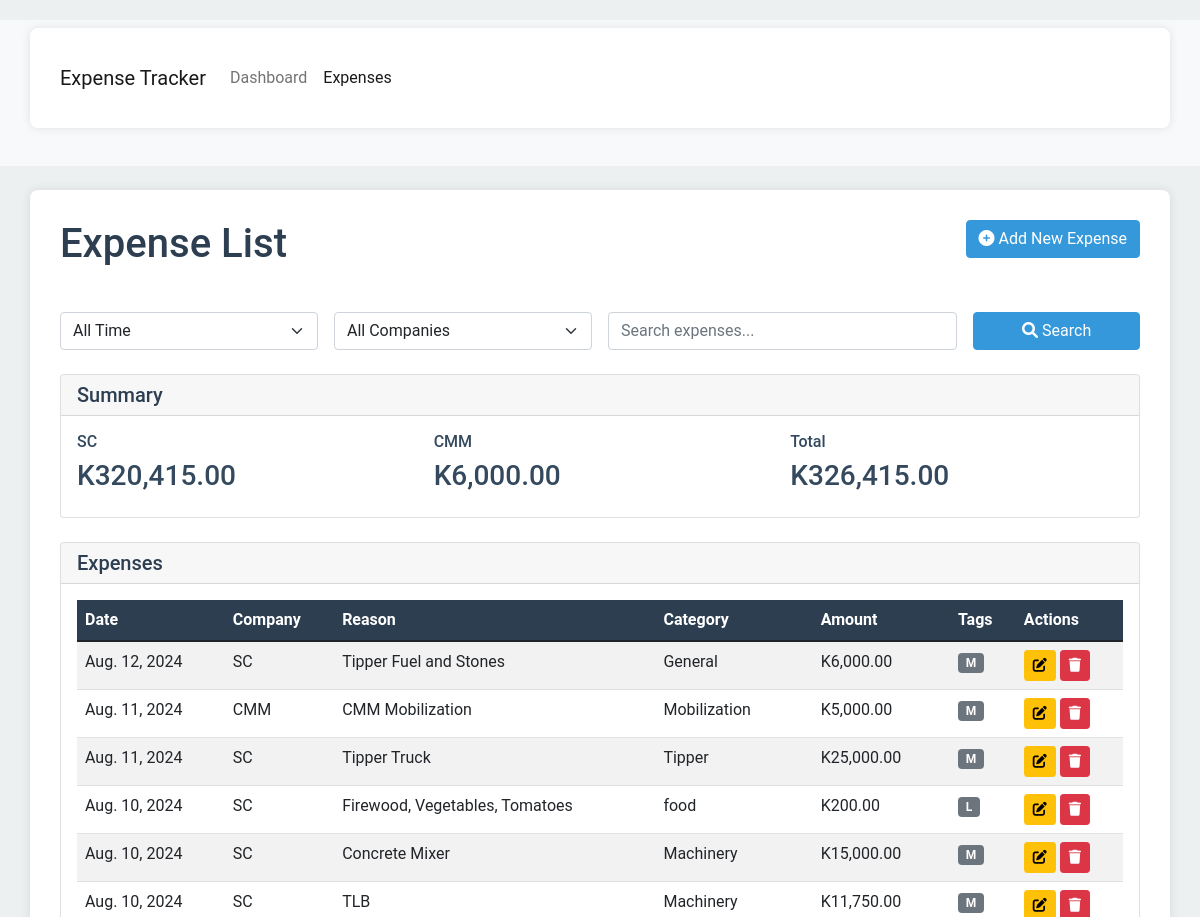
Page /expenses/ (upper part) on the earlier database version.
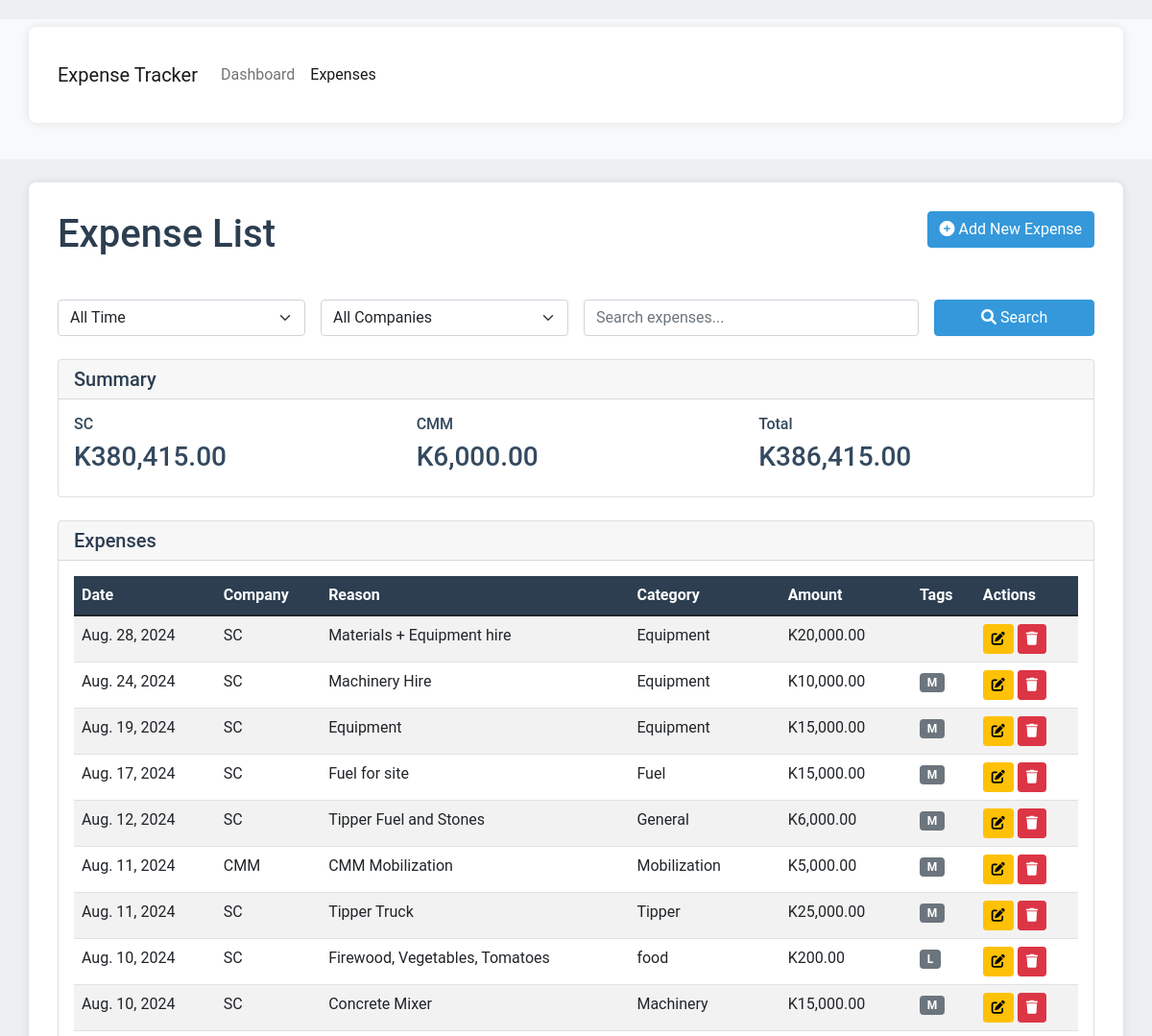
Same page on the later database version.
### finances/models.py (models this page shows, shortened)
class Expense(models.Model):
    COMPANY_CHOICES = [
        ('SC', 'SC'),
        ('CMM', 'CMM'),
    ]
    date = models.DateField()
    company = models.CharField(max_length=3, choices=COMPANY_CHOICES)
    reason = models.TextField()
    category = models.CharField(max_length=100)
    amount = models.DecimalField(max_digits=10, decimal_places=2)
    tags = models.ManyToManyField(Tag, blank=True)

class Tag(models.Model):
    name = models.CharField(max_length=50, unique=True)

### finances/views.py (the view)
# urls.py: path('expenses/', views.expense_list, name='expense_list'),
def expense_list(request):
    expenses = Expense.objects.all().order_by('-date')
    filter_type = request.GET.get('filter', 'all')
    company = request.GET.get('company', 'all')
    search_query = request.GET.get('search', '')
    today = timezone.now().date()
    if filter_type == 'daily':
        expenses = expenses.filter(date=today)
    elif filter_type == 'weekly':
        week_ago = today - timedelta(days=7)
        expenses = expenses.filter(date__gte=week_ago)
    elif filter_type == 'monthly':
        month_ago = today - timedelta(days=30)
        expenses = expenses.filter(date__gte=month_ago)
    if company != 'all':
        expenses = expenses.filter(company=company)
    if search_query:
        expenses = expenses.filter(
            Q(reason__icontains=search_query) |
            Q(category__icontains=search_query) |
            Q(company__icontains=search_query)
        )
    summaries = calculate_summaries(expenses)
    context = {
        'expenses': expenses,
        'summaries': summaries,
        'filter_type': filter_type,
        'company': company,
    }
    return render(request, 'finances/expense_list.html', context)

### finances/utils.py (called while the page is built)
def calculate_summaries(queryset):
    summaries = {
        'SC': queryset.filter(company='SC').aggregate(Sum('amount'))['amount__sum'] or 0,
        'CMM': queryset.filter(company='CMM').aggregate(Sum('amount'))['amount__sum'] or 0,
    }
    summaries['Total'] = summaries['SC'] + summaries['CMM']
    return summaries

### templates/finances/expense_list.html (shortened to what this page needs)
{% extends 'finances/base.html' %}
{% load humanize %}
{% block content %}
<div class="row mb-4">
    <div class="col-md-6">
        <h1>Expense List</h1>
    </div>
    <div class="col-md-6 text-end">
        <a href="{% url 'add_expense' %}" class="btn btn-primary">
            <i class="fas fa-plus-circle"></i> Add New Expense
        </a>
    </div>
</div>
<form method="get" class="mb-4">
    <div class="row g-3">
        <div class="col-md-3">
            <select name="filter" class="form-select">
                <option value="all" {% if filter_type == 'all' %}selected{% endif %}>All Time</option>
            </select>
        </div>
        <div class="col-md-3">
            <select name="company" class="form-select">
                <option value="all" {% if company == 'all' %}selected{% endif %}>All Companies</option>
            </select>
        </div>
        <div class="col-md-4">
            <input type="text" name="search" class="form-control" placeholder="Search expenses..." value="{{ request.GET.search }}">
        </div>
        <div class="col-md-2">
            <button type="submit" class="btn btn-primary w-100">
                <i class="fas fa-search"></i> Search
            </button>
        </div>
    </div>
</form>
<div class="card mb-4">
    <div class="card-header">
        <h2 class="card-title h5 mb-0">Summary</h2>
    </div>
    <div class="card-body">
        <div class="row">
            <div class="col-md-4">
                <h6>SC</h6>
                <p class="h3">K{{ summaries.SC|floatformat:2|intcomma }}</p>
            </div>
            <div class="col-md-4">
                <h6>CMM</h6>
                <p class="h3">K{{ summaries.CMM|floatformat:2|intcomma }}</p>
            </div>
            <div class="col-md-4">
                <h6>Total</h6>
                <p class="h3">K{{ summaries.Total|floatformat:2|intcomma }}</p>
            </div>
        </div>
    </div>
</div>
<div class="card">
    <div class="card-header">
        <h2 class="card-title h5 mb-0">Expenses</h2>
    </div>
    <div class="card-body">
        <div class="table-responsive">
            <table class="table table-striped table-hover">
                <thead>
                    <tr>
                        <th>Date</th>
                        <th>Company</th>
                        <th>Reason</th>
                        <th>Category</th>
                        <th>Amount</th>
                        <th>Tags</th>
                        <th>Actions</th>
                    </tr>
                </thead>
                <tbody>
                    {% for expense in expenses %}
                    <tr>
                        <td>{{ expense.date }}</td>
                        <td>{{ expense.get_company_display }}</td>
                        <td>{{ expense.reason }}</td>
                        <td>{{ expense.category }}</td>
                        <td>K{{ expense.amount|floatformat:2|intcomma }}</td>
                        <td>
                            {% for tag in expense.tags.all %}
                            <span class="badge bg-secondary">{{ tag.name }}</span>
                            {% endfor %}
                        </td>
                        <td>
                            <a href="{% url 'edit_expense' expense.id %}" class="btn btn-sm btn-warning">
                                <i class="fas fa-edit"></i>
                            </a>
                            <a href="{% url 'delete_expense' expense.id %}" class="btn btn-sm btn-danger">
                                <i class="fas fa-trash"></i>
                            </a>
                        </td>
                    </tr>
                    {% empty %}
                    <tr>
                        <td colspan="7" class="text-center">No expenses found.</td>
                    </tr>
                    {% endfor %}
                </tbody>
            </table>
        </div>
    </div>
</div>
{% endblock %}

### templates/finances/base.html (shortened to what this page needs)
<!DOCTYPE html>
<html lang="en">
<head>
    <link href="https://cdn.jsdelivr.net/npm/bootstrap@5.1.3/dist/css/bootstrap.min.css" rel="stylesheet">
    <link href="https://cdnjs.cloudflare.com/ajax/libs/font-awesome/6.0.0-beta3/css/all.min.css" rel="stylesheet">
    <link href="https://cdn.jsdelivr.net/npm/bootstrap-tagsinput@0.8.0/dist/bootstrap-tagsinput.css" rel="stylesheet">
</head>
<body>
    <nav class="navbar navbar-expand-lg navbar-light bg-light mb-4">
        <div class="container">
            <a class="navbar-brand" href="{% url 'dashboard' %}">Expense Tracker</a>
            <div class="collapse navbar-collapse" id="navbarNav">
                <ul class="navbar-nav">
                    <li class="nav-item">
                        <a class="nav-link {% if request.resolver_match.url_name == 'dashboard' %}active{% endif %}" href="{% url 'dashboard' %}">Dashboard</a>
                    </li>
                    <li class="nav-item">
                        <a class="nav-link {% if request.resolver_match.url_name == 'expense_list' %}active{% endif %}" href="{% url 'expense_list' %}">Expenses</a>
                    </li>
                </ul>
            </div>
        </div>
    </nav>
    <div class="container">
        {% block content %}{% endblock %}
    </div>
</body>
</html>

### templates/finances/base.html (style rules this page uses)
:root { --primary-color: #3498db; --secondary-color: #2c3e50; --background-color: #ecf0f1; --text-color: #34495e; }
body { font-family: 'Roboto', sans-serif; background-color: var(--background-color); color: var(--text-color); padding-top: 20px; }
.container { background-color: #ffffff; border-radius: 8px; box-shadow: 0 0 10px rgba(0, 0, 0, 0.1); padding: 30px; margin-bottom: 30px; }
h1, h2, h3 { color: var(--secondary-color); margin-bottom: 20px; }
.btn-primary { background-color: var(--primary-color); border-color: var(--primary-color); }
.table { background-color: #ffffff; }
.table thead th { background-color: var(--secondary-color); color: #ffffff; }

Differences in the rows shown:
no longer on this page (row unchanged): Expense: date "Aug. 10, 2024", company "SC", reason "TLB", category "Machinery", amount "11,750.00", Tag (name "M")
added Expense: date "Aug. 28, 2024", company "SC", reason "Materials + Equipment hire", category "Equipment", amount "20,000.00"
added Expense: date "Aug. 24, 2024", company "SC", reason "Machinery Hire", category "Equipment", amount "10,000.00", Tag (name "M")
added Expense: date "Aug. 19, 2024", company "SC", reason "Equipment", category "Equipment", amount "15,000.00", Tag (name "M")
added Expense: date "Aug. 17, 2024", company "SC", reason "Fuel for site", category "Fuel", amount "15,000.00", Tag (name "M")
Other differences:
{{ summaries.SC|floatformat:2|intcomma }}: "320,415.00" → "380,415.00"
{{ summaries.Total|floatformat:2|intcomma }}: "326,415.00" → "386,415.00"
